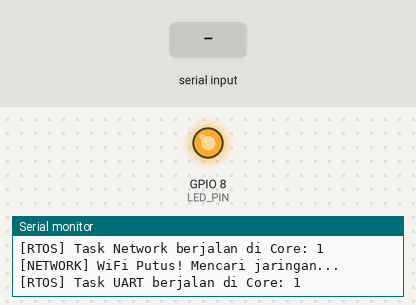
Simulated run of this program. Board: ESP32-C3. Shown: output pins drawn as LEDs (lit = HIGH), the last lines printed to the serial monitor. Inputs (shaded band) come from the test bench. WiFi joins after 1.5 s; servers stay silent unless stated; a WiFi scan finds three made-up networks; no MQTT or app messages arrive unless stated.

Above: at 4.7 s.
4.8 s: "1\n" received over the second serial link
At 10.8 s:
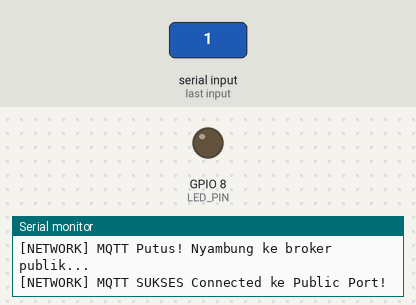
Timing chart, 0 to 13.8 s (numbered marks = the images above; inputs shaded):
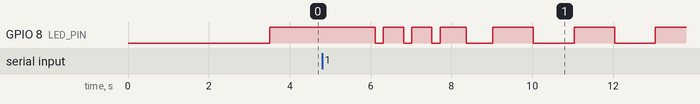

The program:

main.cpp
```cpp
#include <Arduino.h>
#include <WiFi.h>
#include <PubSubClient.h>

// ================= CONFIG WIFI & MQTT =================
const char *ssid = "tempe kanget";
const char *password = "12345678";

// BSSID Lock (Biar ESP32 gak bingung kalau ada WiFi extender bernama sama)
const uint8_t router_bssid[] = {0x5C, 0x02, 0x14, 0xED, 0xAA, 0x98};

const char *mqtt_server = "10.161.28.83";
const int mqtt_port = 1883;

const char* topic_publish = "gh/GH-001/node/1/telemetry";

String node_id = "Soga_Monitor_Node";

// ================= HARDWARE CONFIG =================
const int LED_PIN = 8;

#define STM32_RX_PIN 9
#define STM32_TX_PIN 10
HardwareSerial SerialSTM32(1);

WiFiClient espClient;
PubSubClient client(espClient);

// ================= DEKLARASI TASK RTOS =================
TaskHandle_t TaskNetwork_Handle;
TaskHandle_t TaskUART_Handle;

// ================= FUNGSI RTOS 1: NETWORK MANAGER =================
void TaskNetwork(void *pvParameters) {
  Serial.print("[RTOS] Task Network berjalan di Core: ");
  Serial.println(xPortGetCoreID());

  WiFi.setAutoReconnect(true);
  int mqtt_fail_count = 0;

  for (;;) {
    // 1. CEK WIFI
    if (WiFi.status() != WL_CONNECTED) {
      Serial.println("\n[NETWORK] WiFi Putus! Mencari jaringan...");
      WiFi.disconnect(true);
      vTaskDelay(pdMS_TO_TICKS(500));

      WiFi.scanNetworks(false, true);
      vTaskDelay(pdMS_TO_TICKS(100));

      WiFi.begin(ssid, password);

      int retry_wifi = 0;
      while (WiFi.status() != WL_CONNECTED && retry_wifi < 15) {
        digitalWrite(LED_PIN, LOW);
        vTaskDelay(pdMS_TO_TICKS(200));
        digitalWrite(LED_PIN, HIGH);
        vTaskDelay(pdMS_TO_TICKS(500));
        retry_wifi++;
      }

      if (WiFi.status() == WL_CONNECTED) {
        Serial.println("\n[NETWORK] WiFi SUKSES Connected! IP: " + WiFi.localIP().toString());
        mqtt_fail_count = 0;
      } else {
        Serial.println("\n[NETWORK] Gagal masuk WiFi, istirahat sejenak...");
        vTaskDelay(pdMS_TO_TICKS(2000));
      }
    }

    // 2. CEK MQTT
    else {
      if (!client.connected()) {
        Serial.println("[NETWORK] MQTT Putus! Nyambung ke broker publik...");

        if (client.connect(node_id.c_str())) {
          Serial.println("[NETWORK] MQTT SUKSES Connected ke Public Port!");
          mqtt_fail_count = 0;
        } else {
          Serial.print("[NETWORK] MQTT Gagal, rc=");
          Serial.println(client.state());

          mqtt_fail_count++;
          if (mqtt_fail_count >= 3) {
            Serial.println("\n[FATAL] Fix ini WiFi Zombie/Nyantol! Reset WiFi...");
            WiFi.disconnect();
            vTaskDelay(pdMS_TO_TICKS(1000));
            mqtt_fail_count = 0;
          } else {
            vTaskDelay(pdMS_TO_TICKS(3000));
          }
        }
      }
      else {
        client.loop();
        mqtt_fail_count = 0;
        digitalWrite(LED_PIN, (millis() / 1000) % 2 == 0 ? LOW : HIGH);
      }
    }
    vTaskDelay(pdMS_TO_TICKS(50));
  }
}

// ================= FUNGSI RTOS 2: UART READER =================
void TaskUART(void *pvParameters) {
  Serial.print("[RTOS] Task UART berjalan di Core: ");
  Serial.println(xPortGetCoreID());

  String jsonBuffer = "";

  for (;;) {
    while (SerialSTM32.available()) {
      char c = SerialSTM32.read();
      jsonBuffer += c;

      if (c == '\n') {
        jsonBuffer.trim();

        if (jsonBuffer.length() > 0) {
          Serial.println("\n[UART] Terima data: " + jsonBuffer);

          if (client.connected()) {
            // Murni langsung tembak tanpa basa-basi hitung waktu
            if (client.publish(topic_publish, jsonBuffer.c_str())) {
              Serial.println("[MQTT] Sukses Publish ke Broker!");
            } else {
              Serial.println("[MQTT] Gagal Publish! Jalur publik macet.");
            }
          } else {
            Serial.println("[WARNING] Data dibuang, Broker Publik lagi putus!");
          }
        }
        jsonBuffer = ""; // Reset buffer
      }
    }
    vTaskDelay(pdMS_TO_TICKS(20));
  }
}

// ================= SETUP =================
void setup() {
  delay(3000);
  Serial.begin(115200);
  delay(500);

  pinMode(LED_PIN, OUTPUT);
  digitalWrite(LED_PIN, HIGH);

  Serial.println("\n==============================================");
  Serial.println("   SOGA FARM - ESP32-C3 FREERTOS PUBLIC NODE  ");
  Serial.println("==============================================");

  SerialSTM32.begin(115200, SERIAL_8N1, STM32_RX_PIN, STM32_TX_PIN);

  WiFi.mode(WIFI_STA);
  WiFi.setTxPower(WIFI_POWER_8_5dBm);

  client.setServer(mqtt_server, mqtt_port);
  client.setKeepAlive(30);

  xTaskCreate(TaskNetwork, "Network_Task", 4096, NULL, 1, &TaskNetwork_Handle);
  xTaskCreate(TaskUART, "UART_Task", 4096, NULL, 2, &TaskUART_Handle);
}

// ================= LOOP =================
void loop() {
  vTaskDelete(NULL);
}
```
